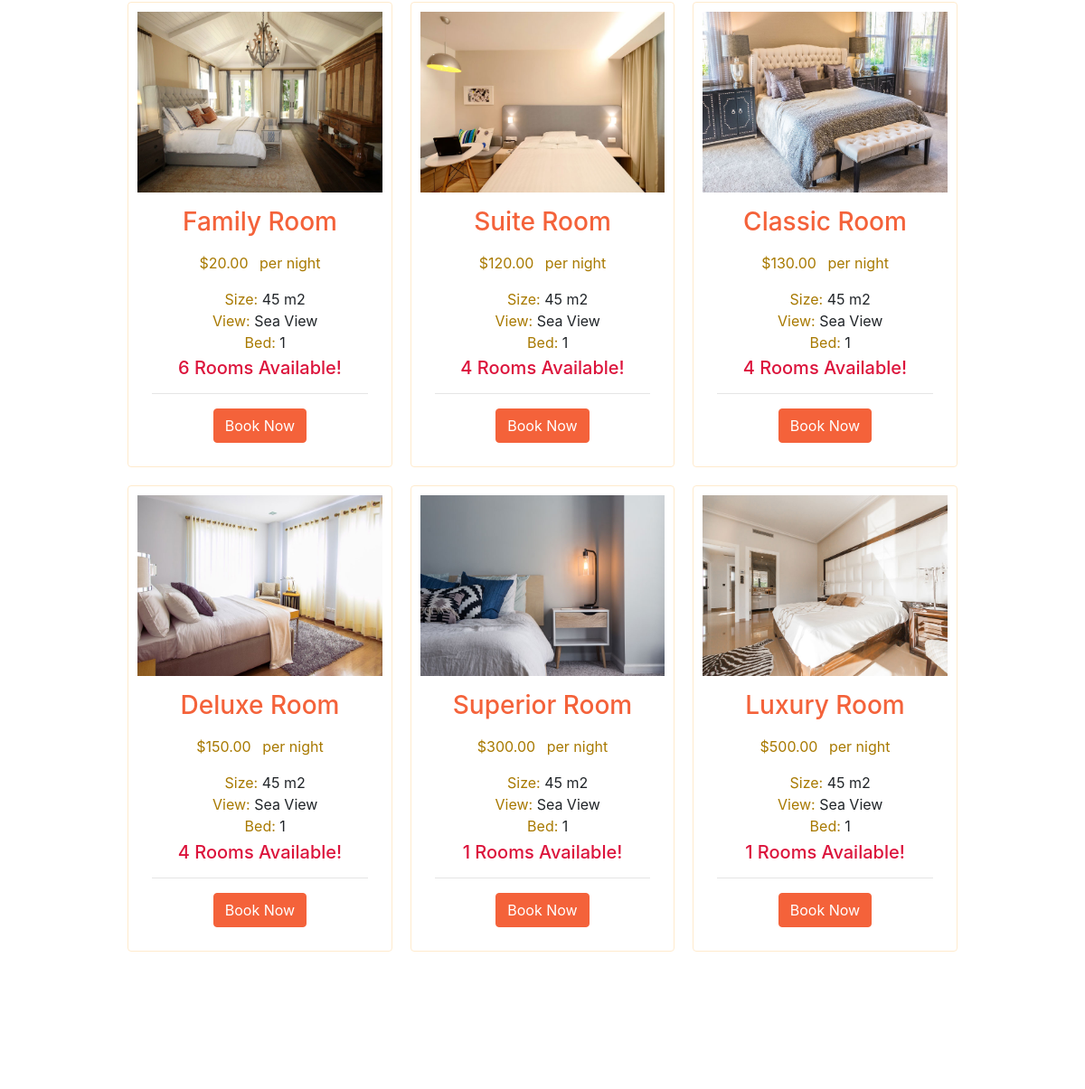
Page /home (middle part) on the earlier database version.
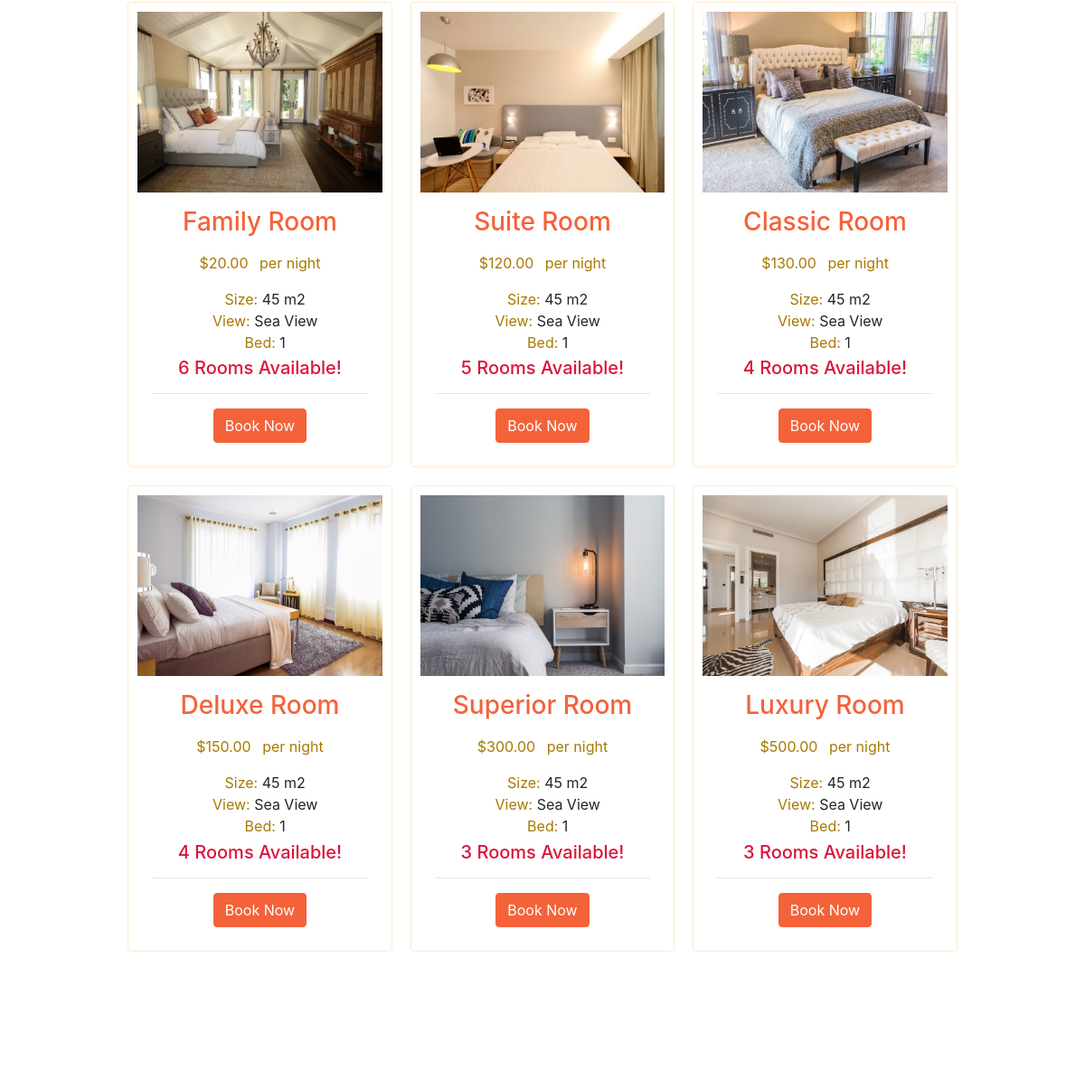
Same page on the later database version.
### app/models.py (models this page shows, shortened)
class Room(db.Model):
    id = db.Column(db.Integer, primary_key=True)
    rname = db.Column(db.String(10), unique=True)
    number = db.Column(db.Integer, nullable = False)

### app/routes.py (the view)
@app.route("/")
@app.route("/home")
def home():
    rooms = Room.query.all()
    return render_template('home.html',rooms=rooms)

### app/templates/home.html (shortened to what the changed rows need)
{%extends "layout.html" %}
{% block home %}
<head>
        <link type='text/css' href="{{url_for('static', filename='creative.css')}}" rel="stylesheet">
</head>
  <div style='margin: 3% 0%;'  class='row col-md-12 justify-content-center'>
    <div class="card col-md-3" style="height:100%;padding:10px;margin:10px;border: solid thin blanchedalmond">
    <div class="text p-3 text-center">
        <h3 style="color: #f4623a;" class="mb-3">Suite Room</h3>
        <p><span class="price mr-2">$120.00</span> <span class="per">per night</span></p>
        <ul style="margin-right: 12%;margin-bottom: 2%; list-style-type: none;" class="list">
            <li><span>Size:</span> 45 m2</li>
            <li><span>View:</span> Sea View</li>
            <li><span>Bed:</span> 1</li>
        </ul>
        <h5 style='color: #DC143C; text-transform:capitalize;'>{{rooms[0].number}} Rooms Available!</h5>
        <hr>
        {% if rooms[0].number != 0 %}
          <a href="{{ url_for('reservation', room='suite') }}" class="btn btn-primary">Book Now</a>
        {% else %}
          <a class="btn btn-disabled">Not Available</a>
        {% endif %}
    </div>
  </div>
<div class="card col-md-3" style="height:100%;padding:10px;margin:10px;border: solid thin blanchedalmond">
                <div class="text p-3 text-center">
                    <h3 style="color: #f4623a;" class="mb-3">Superior Room</h3>
                    <p><span class="price mr-2">$300.00</span> <span class="per">per night</span></p>
                    <ul style="margin-right: 12%;margin-bottom: 2%; list-style-type: none;" class="list">
                        <li><span>Size:</span> 45 m2</li>
                        <li><span>View:</span> Sea View</li>
                        <li><span>Bed:</span> 1</li>
                    </ul>
                    <h5 style='color: #DC143C; text-transform: capitalize;'>{{rooms[4].number}} Rooms Available!</h5>
                    <hr>
                    {% if rooms[4].number != 0 %}
                      <a href="{{ url_for('reservation', room='superior') }}" class="btn btn-primary">Book Now</a>
                    {% else %}
                      <a class="btn btn-disabled">Not Available</a>
                    {% endif %}
                </div>
</div>
<div class="card col-md-3" style="height:100%;padding:10px;margin:10px;border: solid thin blanchedalmond">
                <div class="text p-3 text-center">
                    <h3 style="color: #f4623a;" class="mb-3">Luxury Room</h3>
                    <p><span class="price mr-2">$500.00</span> <span class="per">per night</span></p>
                    <ul style="margin-right: 12%;margin-bottom: 2%; list-style-type: none;" class="list">
                        <li><span>Size:</span> 45 m2</li>
                        <li><span>View:</span> Sea View</li>
                        <li><span>Bed:</span> 1</li>
                    </ul>
                    <h5 style='color: #DC143C; text-transform: capitalize;'>{{rooms[5].number}} Rooms Available!</h5>
                    <hr>
                    {% if rooms[5].number != 0 %}
                      <a href="{{ url_for('reservation', room='luxury') }}" class="btn btn-primary">Book Now</a>
                    {% else %}
                      <a class="btn btn-disabled">Not Available</a>
                    {% endif %}
                </div>
</div>
</div>
{% endblock %}

Differences in the rows shown:
changed Room (number 2 of 6 on the later page): number "4" → "5"
changed Room (number 5 of 6 on the later page): number "1" → "3"
changed Room (number 6 of 6 on the later page): number "1" → "3"
